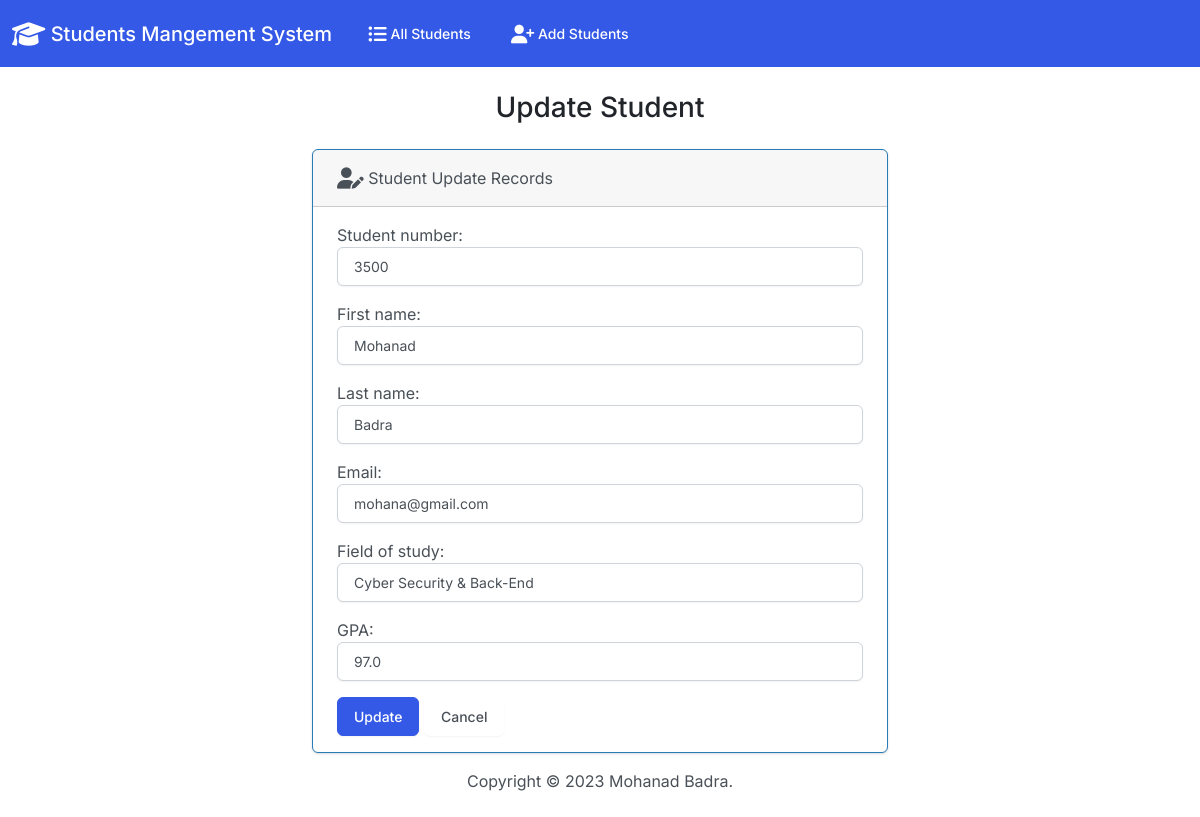
Screenshot of /edit/1 with the database file from the repository.
### students/models.py (models this page shows, shortened)
class Student(models.Model):
    student_number = models.PositiveIntegerField()
    first_name = models.CharField(max_length=50)
    last_name = models.CharField(max_length=200)
    email = models.EmailField(max_length=200)
    field_of_study = models.CharField(max_length=100)
    GPA = models.FloatField()

### students/views.py (the view)
# urls.py: path('edit/<int:id>', views.edit, name='edit'),
def edit(request, id):
    if request.method == "POST":
        student = Student.objects.get(pk=id)
        form = Student_Form(request.POST, instance=student)
        if form.is_valid():
            form.save()
            return render(request, 'students/edit.html', {'form': form, 'success': True})
    else:
        student = Student.objects.get(pk=id)
        form = Student_Form(instance=student)
    return render(request, 'students/edit.html', {'form': form})

### students/forms.py
class Student_Form(forms.ModelForm):
    class Meta:
        model = Student
        fields = ["student_number", "first_name", "last_name", "email", "field_of_study", "GPA"]
        label = {
            "student_number": "Student Number",
            "first_name": "First Name",
            "last_name": "Last Name",
            "email": "Email",
            "field_of_study": "Filed of Study",
            "GPA": "GPA",
        }
        widgets = {
            "student_number": forms.NumberInput(attrs={'class':'form-control'}),
            "first_name": forms.TextInput(attrs={'class':'form-control'}),
            "last_name": forms.TextInput(attrs={'class':'form-control'}),
            "email": forms.EmailInput(attrs={'class':'form-control'}),
            "field_of_study": forms.TextInput(attrs={'class':'form-control'}),
            "GPA": forms.NumberInput(attrs={'class':'form-control'}),
        }

### students/templates/students/edit.html (shortened to what this page needs)
{% extends 'students/base.html' %}
{% block body %}
<h3 class="text-center m-4">Update Student</h3>
{% if success %}
<div class="alert alert-success center" role="alert">
    The Student Updated Successfuly
    <a href="{% url 'index' %}" class='alert-link'>Back to Home Page</a>
</div>
{% else %}
<div class="row justify-content-center">
    <div class="col-6">
        <div class="card border-info mb-3">
            <div class="card-header">
                <i class="fa-solid fa-user-pen fa-lg"></i> Student Update Records
        </div>
        <div class="card-body">
            <form action="" method="POST">
                {{ form.as_p }}
                <button type="submit" class="btn btn-primary">Update</button>
                <a href="{% url 'index' %}" class="btn btn-secondry">Cancel</a>
            </form>
        </div>
    </div>
    </div>
</div>
{% endif %}
{% endblock %}

### rows the page displays
Student: student_number "3500", first_name "Mohanad", last_name "Badra", email "mohana@gmail.com", field_of_study "Cyber Security & Back-End", GPA "97.0"
